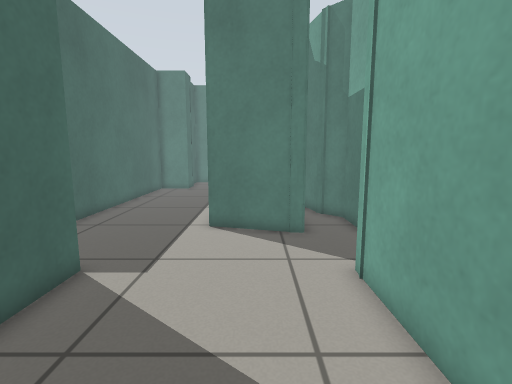
view 1 (above)

23 first-person views from a walk through a world built for the Gazebo simulator. The camera is 0.79 m above the floor, tilts 8° down and sees 85° across. The lines on the ground mark 1 m squares. The floor is counted in squares, 0.25 m on a side. Each view is taken from the middle of a square. On the plan, view 1 faces up. The plan holds only what a view shows up to about 20 squares ahead; the rest is blank.

view 2
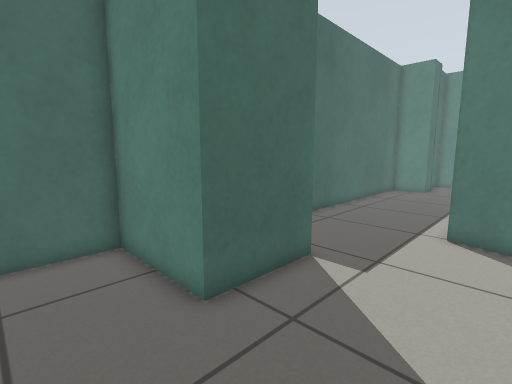

view 3
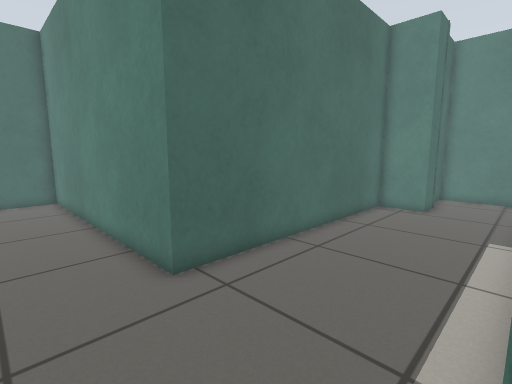

view 4
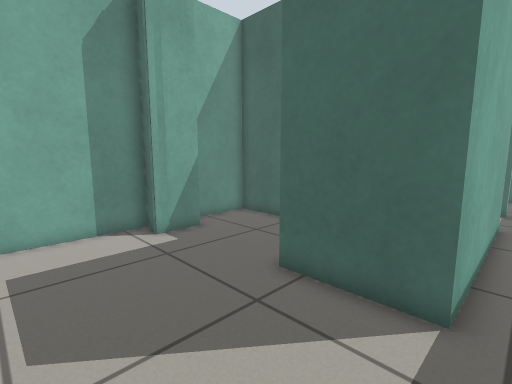

view 5
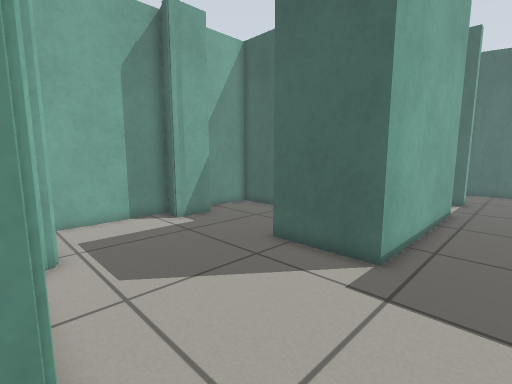

view 6
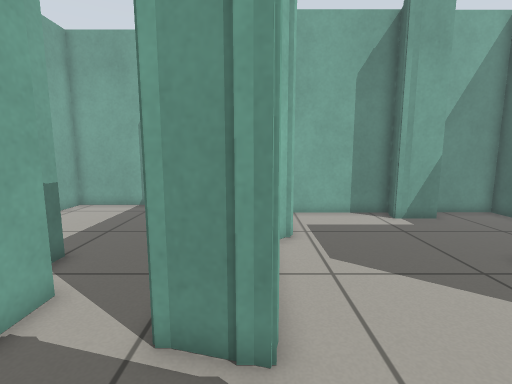

view 7
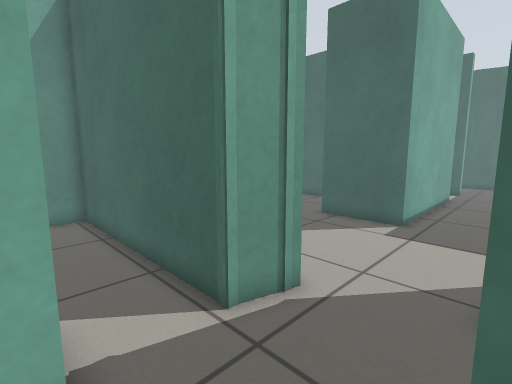

view 8
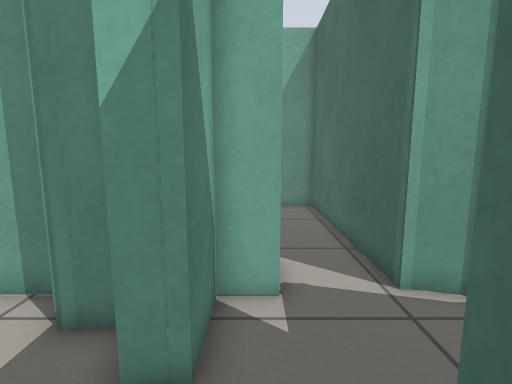

view 9
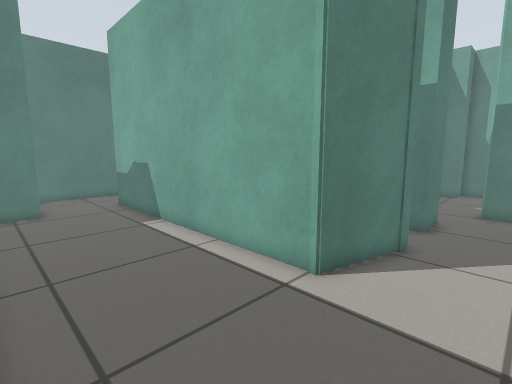

view 10
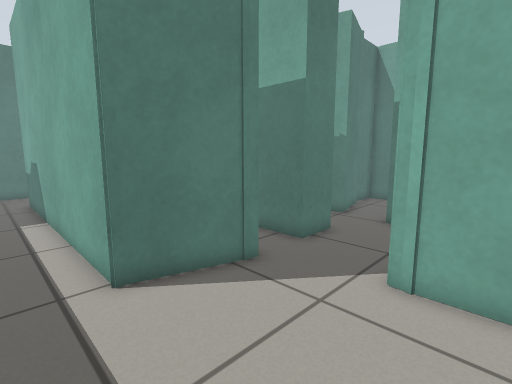

view 11
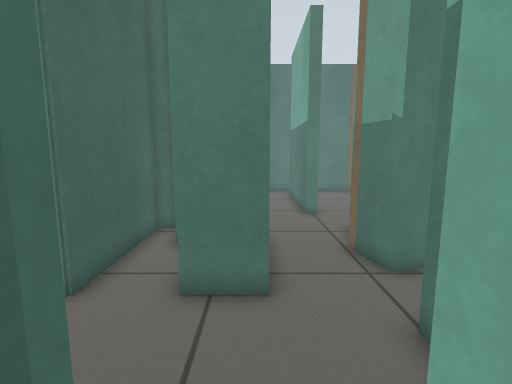

view 12
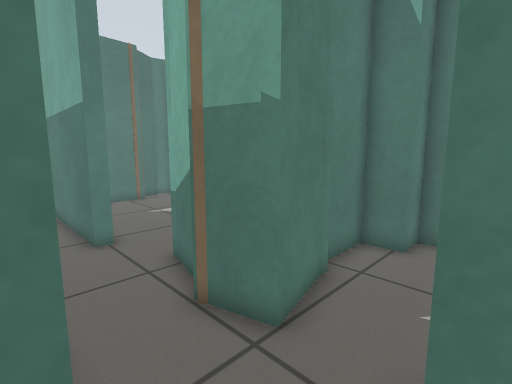

view 13
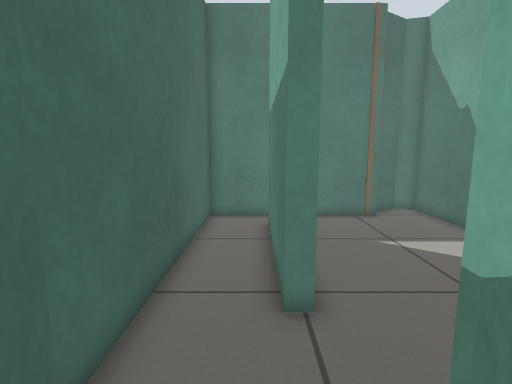

view 14
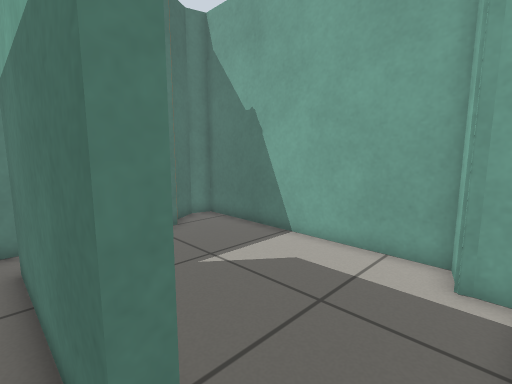

view 15
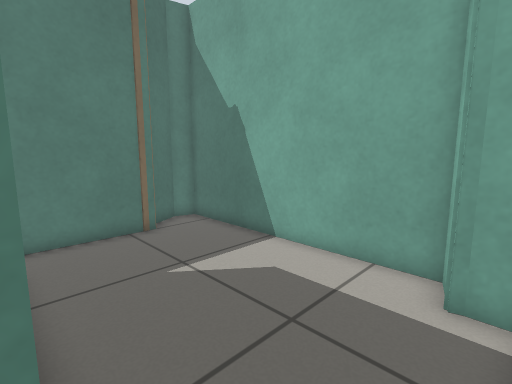

view 16
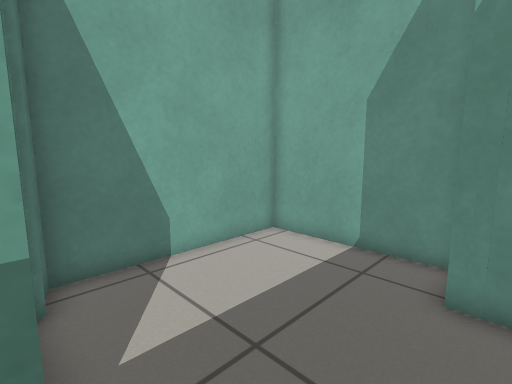

view 17
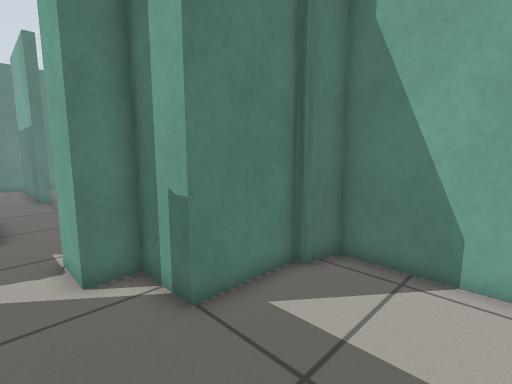

view 18
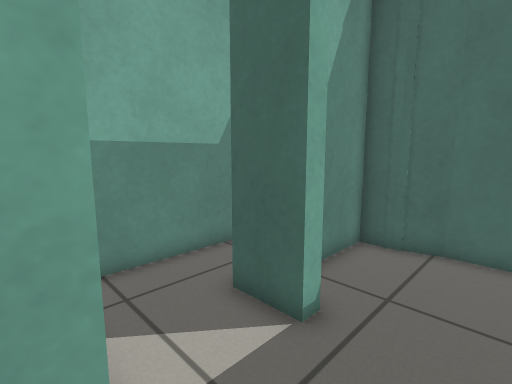

view 19
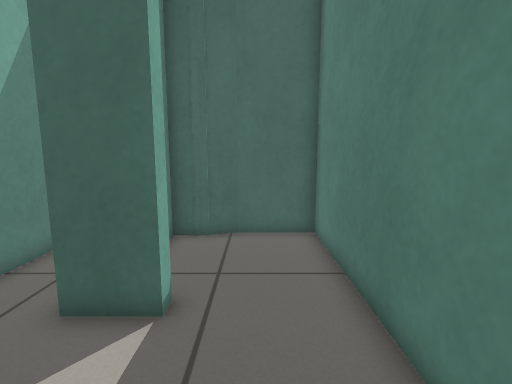

view 20
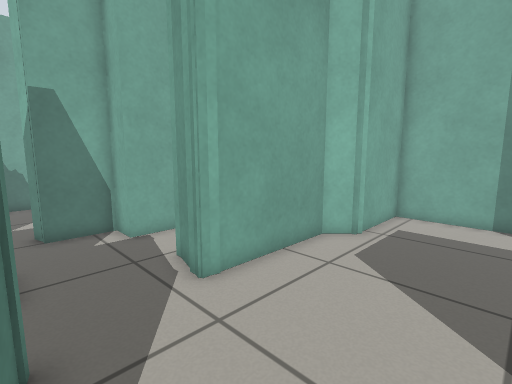

view 21
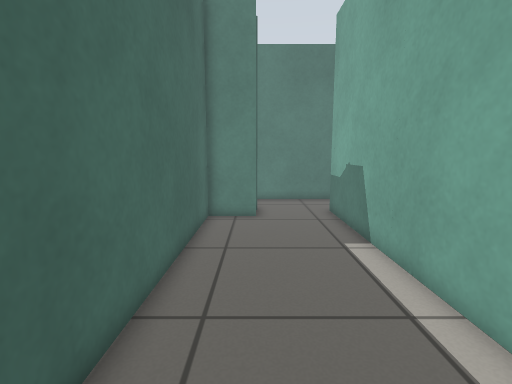

view 22
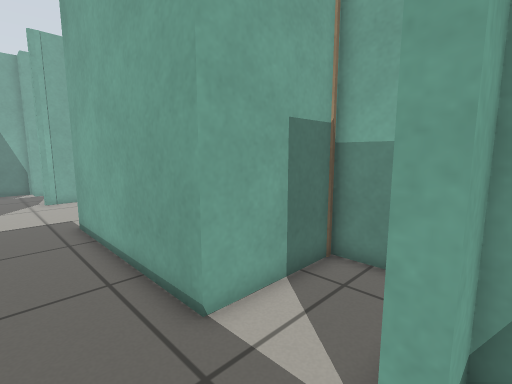

view 23
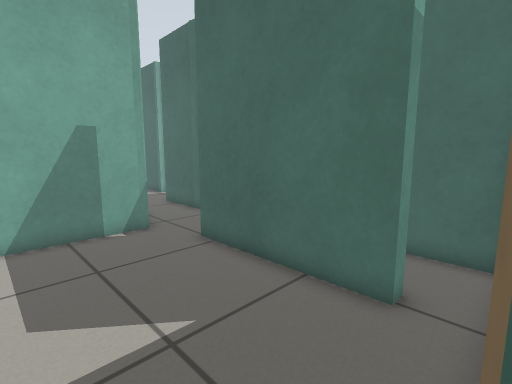

### Floor plan
Ten units are one square. View 1 is at (0, 0); x grows to the right and y downward. Boxes are objects, and circles mark ways between rooms. Rooms are numbered by the first view taken in them; rooms with no view inside come last. Other rooms are left out.
<svg viewBox="-233 -300 406 363">
<path fill="none" stroke="#000" d="M18 -107 -20 -118 -20 -261M20 -114 19 -109 13 -109M26 -67 28 -73 47 -68M28 -72 34 -72M42 -69 47 -69M34 -142 29 -162M19 -163 19 -109M-59 22 -37 22M-44 21 -37 23 -40 36 17 36 17 -6 27 -16 27 -73M-37 23 -37 29M-176 -58 -176 -72 -170 -72 -170 -51M63 -109 43 -109 43 -135 31 -146M-207 -24 -137 -24 -137 -72 -47 -72 -47 -32 -95 -32 -95 36 -66 36M-224 -72 -224 -58 -199 -58M-228 -83 -224 -66M-60 -269 -60 -247 -84 -247 -84 -113 -228 -113 -228 -82M92 -192 86 -192 86 -262 92 -262 92 -192M96 -148 101 -167 148 -167M154 -170 154 -180 168 -183 168 -293 158 -295 143 -287M57 -170 64 -143M63 -149 63 -109M122 -127 96 -120 91 -140M141 -280 57 -280 57 -169M92 -96 98 -97M142 -281 135 -279M105 -83 116 -83M168 -90 168 -117 154 -117 154 -131 131 -131M125 -72 138 -72M75 -72 89 -72 89 -96 93 -96M74 58 137 58 137 -21 124 -24 123 -28 89 -28 89 -52 75 -52 75 -72M47 -69 46 -64M46 -69 46 36 71 36"/>
<circle cx="45" cy="-90" r="3" fill="#2a7"/>
<circle cx="60" cy="-70" r="3" fill="#2a7"/>
<text x="-60" y="-90">1</text>
<text x="110" y="-190">2</text>
<text x="90" y="10">3</text>
</svg>
Room 1 opens to room 2. Room 2 opens to room 3.

Where each view was taken, in squares from view 1:
view 1: 0 up, 0 right, facing up
view 2: 0 up, 0 right, facing up-left
view 3: 8 up, 2 left, facing up-left
view 4: 8 up, 1 right, facing down-left
view 5: 10 up, 3 right, facing down-left
view 6: 11 up, 3 right, facing down
view 7: 11 up, 8 right, facing down-left
view 8: 13 up, 8 right, facing down
view 9: 8 up, 8 left, facing up-right
view 10: 5 up, 4 left, facing up-right
view 11: 5 up, 6 right, facing up
view 12: 9 up, 6 right, facing up-right
view 13: 14 up, 8 right, facing up
view 14: 17 up, 8 right, facing up-right
view 15: 17 up, 9 right, facing up-right
view 16: 3 up, 6 right, facing down-right
view 17: 2 down, 6 right, facing up-right
view 18: 10 up, 13 left, facing down-left
view 19: 9 up, 12 left, facing left
view 20: 11 up, 3 left, facing down-right
view 21: 11 up, 6 left, facing up
view 22: 10 up, 18 left, facing down-right
view 23: 28 up, 15 right, facing down-left
